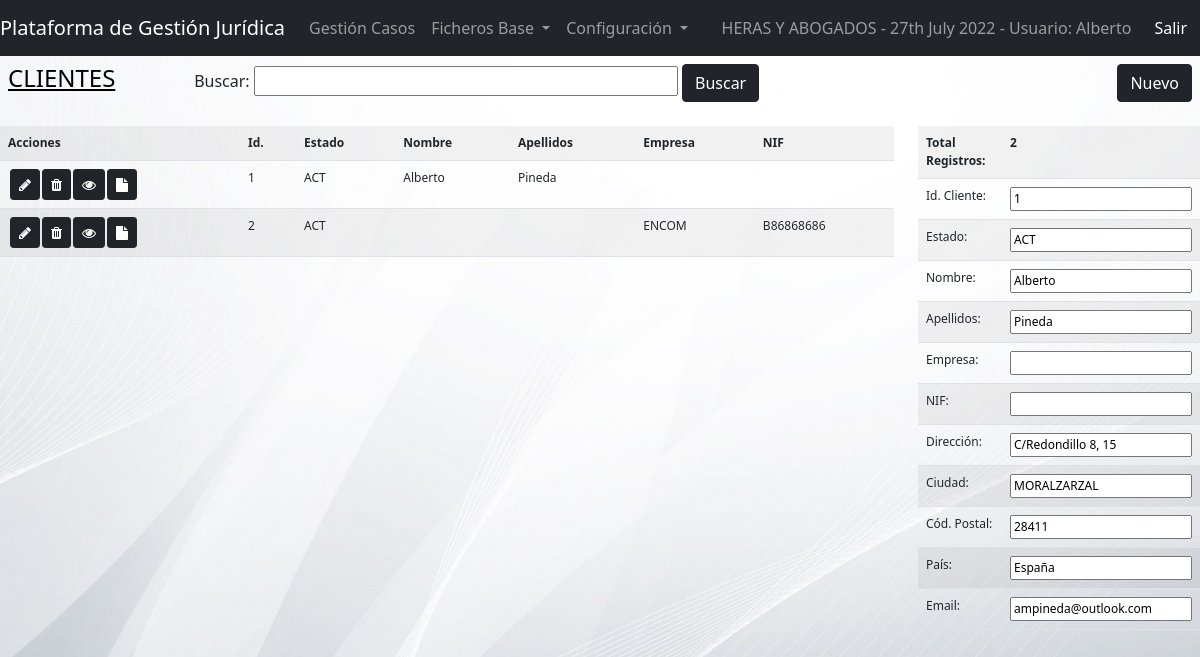
/view/entities.php?identity=1 (signed in), run on the app's committed database.
### tables this page shows
CREATE TABLE IF NOT EXISTS `entities` (
  `ENTId` int(11) NOT NULL AUTO_INCREMENT,
  `ENTType` varchar(10) NOT NULL,
  `ENTStatus` varchar(10) NOT NULL,
  `ENTName` varchar(75) DEFAULT NULL,
  `ENTLastName` varchar(100) DEFAULT NULL,
  `ENTCompany` varchar(100) DEFAULT NULL,
  `ENTFiscalId` varchar(50) DEFAULT NULL,
  `ENTAddress` varchar(175) DEFAULT NULL,
  `ENTCity` varchar(75) DEFAULT NULL,
  `ENTPostalCode` varchar(20) DEFAULT NULL,
  `ENTCountry` varchar(50) DEFAULT NULL,
  `ENTEmail` varchar(150) DEFAULT NULL,
  `ENTPhone` varchar(20) DEFAULT NULL,
  `ENTMobile` varchar(20) DEFAULT NULL,
  `ENTAccount` varchar(50) DEFAULT NULL,
  `ENTPayment` int(11) DEFAULT 0,
  `ENTPaymentDay` int(11) DEFAULT 0,
  `ENTBank` varchar(50) DEFAULT NULL,
  `ENTBillingNotes` varchar(255) DEFAULT NULL,
  `ENTNotes` varchar(255) DEFAULT NULL,
  `ENTDateInsert` datetime DEFAULT NULL,
  `ENTInsertBy` varchar(50) DEFAULT NULL,
  `ENTDateUpdate` datetime DEFAULT NULL,
  `ENTUpdateBy` varchar(50) DEFAULT NULL,
  PRIMARY KEY (`ENTId`)
);

### model/dbcrud.php (called while the page is built, shortened)
<?php
    class dbcrud {
        public function sql ($sql){
            $dbConn = new dbconn();
            $dbConn->connect();
            $conn = $dbConn->getConn();
            $result = $conn->query($sql);
            return $result;
        }
    }
?>

### controller/cntEntity.php (the view, shortened to what this page needs)
<?php
    include_once '../model/dbcrud.php';
    function selectEntities(){
        $entCrud = new dbcrud();
        if (isset ($_SESSION['entfilter'])) {
            $filter = $_SESSION['entfilter'];
            $entSQL = "SELECT * FROM entities WHERE ENTName LIKE '%:filter%' OR ENTLastName LIKE '%:filter%' OR ENTCompany LIKE '%:filter%' OR ENTFiscalId LIKE '%:filter%'";
            $entSQL = str_replace(':filter', $filter, $entSQL);
        }
        else {
            $entSQL = "SELECT * FROM entities";
        }
        echo '<tr>'
                . '<th style="width:240px">Acciones</th><th>Id.</th><th>Estado</th><th>Nombre</th><th>Apellidos</th><th>Empresa</th><th>NIF</th>'
           . '</tr>';
        $result = $entCrud->sql($entSQL);
        if ($result->num_rows > 0) {
          while($row = $result->fetch_assoc()) {
            echo '<tr><td><a href="entitydata.php?update&identity='.$row["ENTId"].'" target="_blank" class="btn btn-dark btn-sm" role="button" data-toggle="tooltip" data-placement="top" title="Editar Cliente" style="margin-left: 2px"><i class="fa fa-pencil" aria-hidden="true"></i></a>'
                    . '<a href="entitydata.php?delete&identity='.$row["ENTId"].'" target="_blank" class="btn btn-dark btn-sm" role="button" data-toggle="tooltip" data-placement="top" title="Eliminar Cliente" style="margin-left: 2px"><i class="fa fa-trash" aria-hidden="true"></i></a>'
                    . '<a href="entities.php?identity='.$row["ENTId"].'" class="btn btn-dark btn-sm" role="button" data-toggle="tooltip" data-placement="top" title="Ver Cliente" style="margin-left: 2px"><i class="fa fa-eye" aria-hidden="true"></i></a>'
                    . '<a href="docs.php?obj=ENTITES&objid='.$row["ENTId"].'" target="_blank" class="btn btn-dark btn-sm" role="button" data-toggle="tooltip" data-placement="top" title="Documentos" style="margin-left: 2px"><i class="fa fa-file" aria-hidden="true"></i></a></td>'
                    . '<td>'.$row["ENTId"].'</td><td>'.$row["ENTStatus"].'</td><td>'.$row["ENTName"].'</td><td>'
                    .$row["ENTLastName"].'</td><td>'.$row["ENTCompany"].'</td><td>'.$row["ENTFiscalId"].'</td>'
                .'</tr>';
            }
        }
        else {
            $_SESSION['numentities'] = 0;
        }
    }
    function showEntity($idEnt){
        $entCrud = new dbcrud();
        $entSQL = "SELECT * FROM entities WHERE ENTId = " . $idEnt;
        $result = $entCrud->sql($entSQL);
        if ($result->num_rows > 0) {
            while($row = $result->fetch_assoc()) {
            echo '<tr><td>Id. Cliente:</td><td><input type="text" name="entid" readonly="true" value="'.$row["ENTId"].'"></td></tr>'
                . '<tr><td>Estado:</td><td><input type="text" name="status" value="'.$row["ENTStatus"].'"></td></tr>'
                . '<tr><td>Nombre:</td><td><input type="text" name="name" value="'.$row["ENTName"].'"></td></tr>'
                . '<tr><td>Apellidos:</td><td><input type="text" name="lastname" value="'.$row["ENTLastName"].'"></td></tr>'
                . '<tr><td>Empresa:</td><td><input type="text" name="company" value="'.$row["ENTCompany"].'"></td></tr>'
                . '<tr><td>NIF:</td><td><input type="text" name="fiscalid" value="'.$row["ENTFiscalId"].'"></td></tr>'
                . '<tr><td>Dirección:</td><td><input type="text" name="address" value="'.$row["ENTAddress"].'"></td></tr>'
                . '<tr><td>Ciudad:</td><td><input type="text" name="city" value="'.$row["ENTCity"].'"></td></tr>'
                . '<tr><td>Cód. Postal:</td><td><input type="text" name="postalcode" value="'.$row["ENTPostalCode"].'"></td></tr>'
                . '<tr><td>País:</td><td><input type="text" name="country" value="'.$row["ENTCountry"].'"></td></tr>'
                . '<tr><td>Email:</td><td><input type="text" name="email" value="'.$row["ENTEmail"].'"></td></tr>';
            }
        }
    }
?>

### view/css/globalstyles.css (style rules this page uses)
.bgsilver { background-image: url('../imgs/bg04.jpg'); background-repeat: no-repeat; background-attachment: fixed; background-size: cover; }

### data on the page
entities: ENTId "1", ENTStatus "ACT", ENTName "Alberto", ENTLastName "Pineda", entid "1", status "ACT", name "Alberto", lastname "Pineda", address "C/Redondillo 8, 15", city "MORALZARZAL", postalcode "28411", country "España", email "ampineda@outlook.com"
entities: ENTId "2", ENTStatus "ACT", ENTCompany "ENCOM", ENTFiscalId "B86868686"

### other printed values
$_SESSION['username'] "Alberto"
$_SESSION['numentities'] "2"
